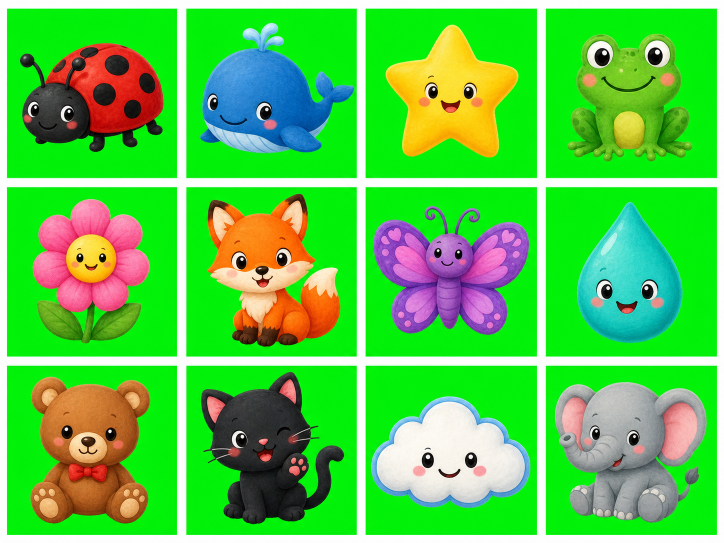
#> input picture artwork/color_mascots_atlas.png, 1448 x 1086 px (shown at 1/2 size)
$ python slice_color_atlas.py
#> lines starting #> are read from the running program, lines starting #| are printed output that depends on the picture
"""Separa el atlas 4x3 y elimina el verde sólido para crear iconos transparentes."""
from pathlib import Path
from PIL import Image

ROOT = Path(__file__).resolve().parents[1]
SOURCE = ROOT / "artwork" / "color_mascots_atlas.png"
OUTPUT = ROOT / "app" / "src" / "main" / "res" / "drawable-nodpi"
NAMES = [
    "color_rojo", "color_azul", "color_amarillo", "color_verde",
    "color_rosa", "color_naranja", "color_morado", "color_turquesa",
    "color_cafe", "color_negro", "color_blanco", "color_gris",
]

atlas = Image.open(SOURCE).convert("RGBA")
w, h = atlas.size
#> w = 1448; h = 1086
for i, name in enumerate(NAMES):
    row, col = divmod(i, 4)
    # Quita el canal blanco que separa las celdas.
    inset_x, inset_y = int(w / 4 * .07), int(h / 3 * .07)
    box = (
        round(col*w/4)+inset_x, round(row*h/3)+inset_y,
        round((col+1)*w/4)-inset_x, round((row+1)*h/3)-inset_y,
    )
    icon = atlas.crop(box)
    pixels = icon.load()
    for y in range(icon.height):
        for x in range(icon.width):
            r, g, b, a = pixels[x, y]
            # Chroma suave: elimina verde y reduce el halo de los bordes.
            dominance = g - max(r, b)
            if g > 145 and dominance > 55:
                alpha = max(0, min(255, int(255 * (1 - (dominance-55)/115))))
                pixels[x, y] = (r, min(g, max(r, b)), b, min(a, alpha))
    bounds = icon.getchannel("A").getbbox()
    if bounds:
        icon = icon.crop(bounds)
    canvas = Image.new("RGBA", (512, 512))
    icon.thumbnail((460, 460), Image.Resampling.LANCZOS)
    canvas.alpha_composite(icon, ((512-icon.width)//2, (512-icon.height)//2))
    canvas.save(OUTPUT / f"{name}.png", optimize=True)
#> this loop made 12 passes
#> bounds on passes 1 to 12: (15, 61, 302, 279), (13, 20, 312, 282), (22, 24, 288, 290), (24, 42, 274, 298), (40, 11, 275, 300), (28, 0, 294, 307), (0, 24, 310, 283), (43, 17, 255, 299), (35, 4, 276, 298), (15, 0, 301, 300), (0, 43, 312, 267), (0, 15, 303, 297)
#> pass 1, `icon = atlas.crop(box)`:
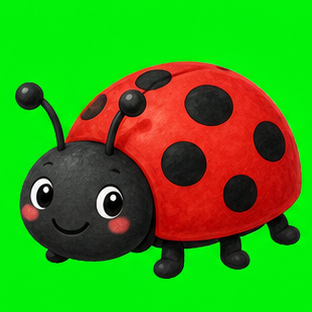
#> icon: PIL image 312x312 RGBA; mean R, G, B, A 57.5, 149.2, 20.5, 255
#> pass 1, `canvas.save(OUTPUT / f"{name}.png", optimize=True)`:
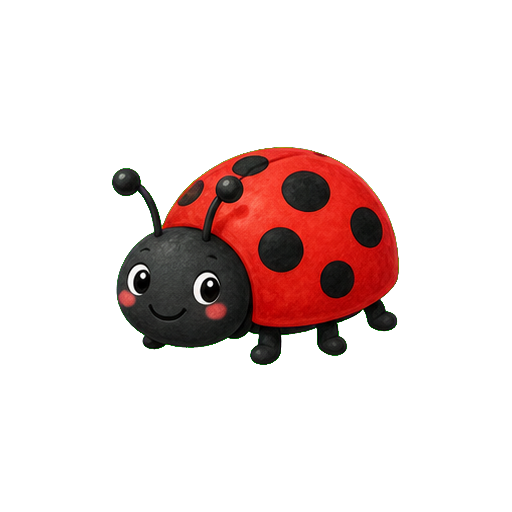
#> saved as color_rojo.png: PIL image 512x512 RGBA; mean R, G, B, A 21, 6.9, 5.8, 43.5; transparent parts drawn white
#> after the loop:
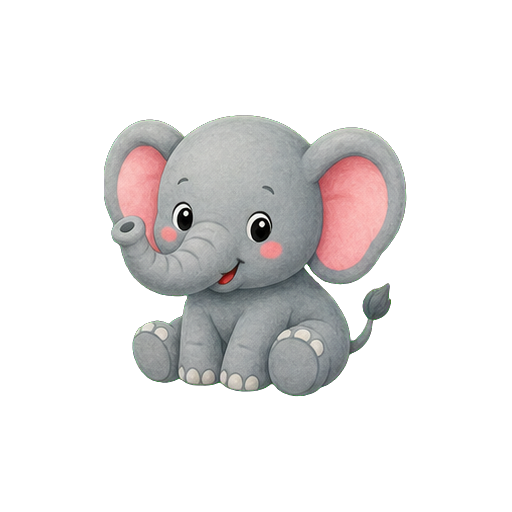
#> canvas: PIL image 512x512 RGBA; mean R, G, B, A 40.2, 38.3, 38.2, 62.8; transparent parts drawn white
#> after the loop:
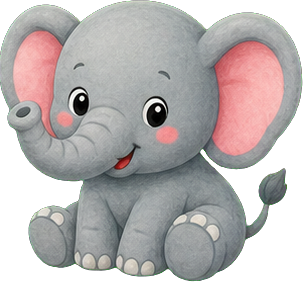
#> icon: PIL image 303x282 RGBA; mean R, G, B, A 123.9, 119.6, 119.4, 192.7; transparent parts drawn white

# La rana se generó sobre magenta para conservar todos sus verdes.
frog_source = ROOT / "artwork" / "color_verde_magenta.png"
frog = Image.open(frog_source).convert("RGBA")
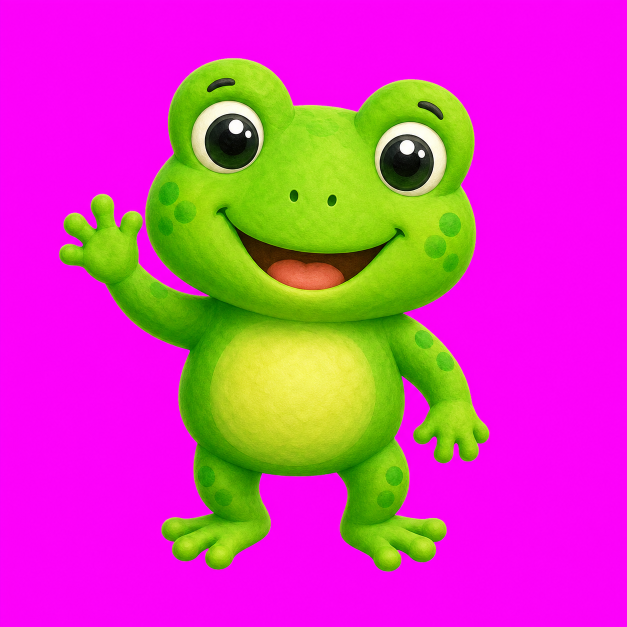
#> input picture artwork/color_verde_magenta.png, 1254 x 1254 px (shown at 1/2 size)
pixels = frog.load()
for y in range(frog.height):
    for x in range(frog.width):
        r, g, b, a = pixels[x, y]
        dominance = min(r, b) - g
        if r > 150 and b > 150 and dominance > 55:
            alpha = max(0, min(255, int(255 * (1 - (dominance-55)/120))))
            pixels[x, y] = (min(r, g), g, min(b, g), min(a, alpha))
bounds = frog.getchannel("A").getbbox()
#> bounds = (118, 116, 979, 1144)
if bounds:
    frog = frog.crop(bounds)
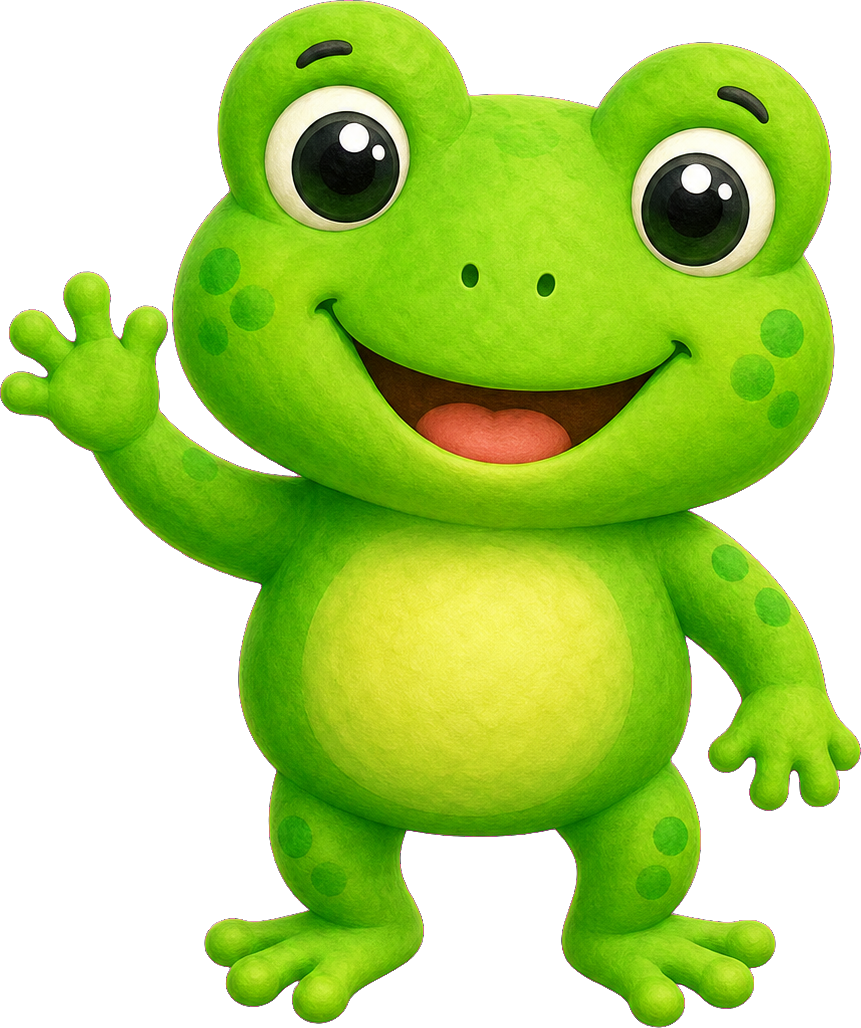
#> frog: PIL image 861x1028 RGBA; mean R, G, B, A 78, 111.5, 16.7, 152.9; transparent parts drawn white
canvas = Image.new("RGBA", (512, 512))
frog.thumbnail((470, 470), Image.Resampling.LANCZOS)
#> frog: PIL image 394x470 RGBA
canvas.alpha_composite(frog, ((512-frog.width)//2, (512-frog.height)//2))
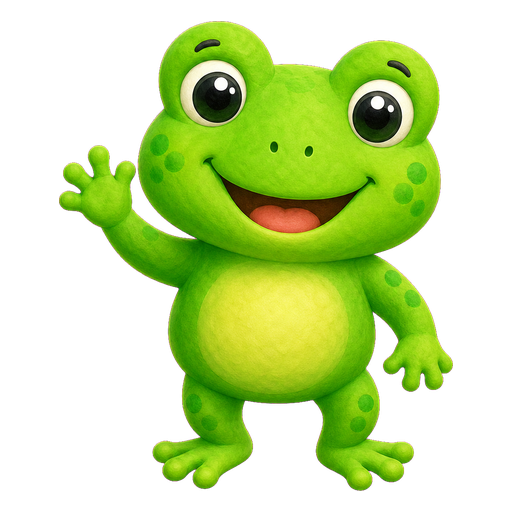
#> canvas: PIL image 512x512 RGBA; mean R, G, B, A 56.7, 80, 12.7, 108; transparent parts drawn white
canvas.save(OUTPUT / "color_verde.png", optimize=True)
